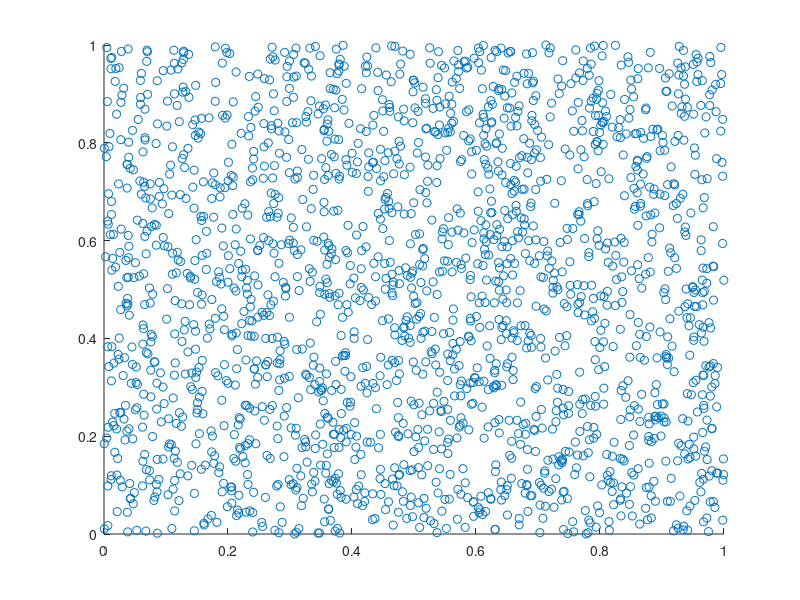

This figure's MATLAB source: (Note: this script raises an error after producing the figure.)
% Example of SOM with uniform distribution and 100 neurons
% Click on 'SOM weight positions' while training for special effects!!

x = rand(2, 2000);
scatter(x(1,:), x(2,:)); 
net = selforgmap([10 10], 150, 50, 'hextop', 'boxdist');
net = train(net,x);
plotsompos(net);

% selforgmap(dimensions,coverSteps,initNeighbor,topologyFcn,distanceFcn)
% dimensions   = Row vector of dimension sizes
% coverSteps   = Number of training steps for initial covering of the input space
% initNeighbor = Initial neighborhood size
% topologyFcn  = Layer topology function
% distanceFcn  = Neuron distance function